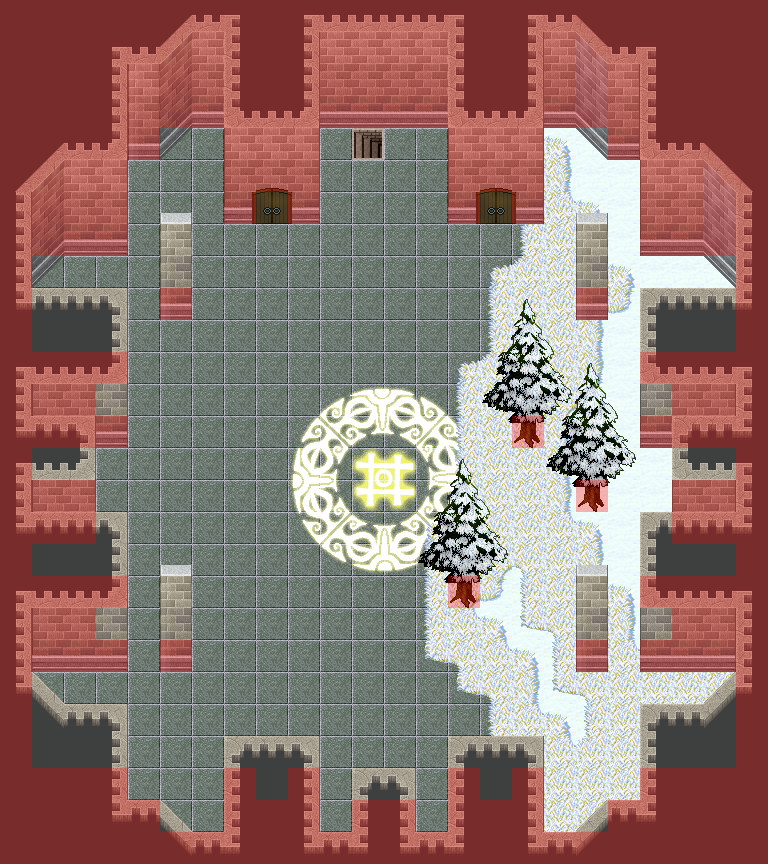

A level layout from a 2D game, rendered from its tile map. Below: a short description, then the map file with tile-grid data replaced by summaries:
An orthogonal 24x27 tile map with 32x32 px tiles, 7 tile layers (0_floor, 1_terrain, 2_object, 3_roof, ...), 1 hidden layer not drawn, 11 tilesets.

<map version="1.2" tiledversion="1.2.0" orientation="orthogonal" renderorder="right-down" width="24" height="27" tilewidth="32" tileheight="32" infinite="0" nextlayerid="41" nextobjectid="1">
 <tileset firstgid="1" name="kafelki_blyszczace" tilewidth="32" tileheight="32" tilecount="36" columns="6">
  <image source="../../tileset/pol/domki/podloga/kafelki_blyszczace.png" width="192" height="192" />
 </tileset>
 <tileset firstgid="37" name="kafelek" tilewidth="32" tileheight="32" tilecount="1" columns="1">
  <image source="../../tileset/pol/domki/podloga/kafelek.png" width="32" height="32" />
 </tileset>
 <tileset firstgid="38" name="stairs" tilewidth="32" tileheight="32" tilecount="12" columns="2">
  <image source="../../tileset/building/stairs/stairs.png" width="64" height="192" />
 </tileset>
 <tileset firstgid="50" name="kosciol_sciany" tilewidth="32" tileheight="32" tilecount="30" columns="5">
  <image source="../../tileset/pol/domki/kosciol_sciany.png" width="160" height="192" />
 </tileset>
 <tileset firstgid="80" name="kosciol_nawy" tilewidth="32" tileheight="32" tilecount="14" columns="2">
  <image source="../../tileset/pol/domki/kosciol_nawy.png" width="64" height="224" />
 </tileset>
 <tileset firstgid="94" name="collision" tilewidth="32" tileheight="32" tilecount="1" columns="1">
  <image source="../../tileset/logic/collision.png" width="32" height="32" />
 </tileset>
 <tileset firstgid="95" name="protection" tilewidth="32" tileheight="32" tilecount="2" columns="2">
  <image source="../../tileset/logic/protection.png" width="64" height="32" />
 </tileset>
 <tileset firstgid="97" name="wooden_doors" tilewidth="32" tileheight="32" tilecount="28" columns="7">
  <image source="../../tileset/building/door/wooden_doors.png" width="224" height="128" />
 </tileset>
 <tileset firstgid="125" name="snieg" tilewidth="32" tileheight="32" tilecount="36" columns="6">
  <image source="../../tileset/pol/podloze/snow_ground.png" width="192" height="192" />
 </tileset>
 <tileset firstgid="161" name="snow_grass" tilewidth="32" tileheight="32" tilecount="15" columns="3">
  <image source="../../tileset/pol/podloze/snow_grass.png" width="96" height="160" />
 </tileset>
 <tileset firstgid="176" name="snow_tree_swierk" tilewidth="32" tileheight="32" tilecount="15" columns="3">
  <image source="../../tileset/pol/natura/drzewa/snow_tree_swierk.png" width="96" height="160" />
 </tileset>
 <layer id="33" name="0_floor" width="24" height="27">
  <data>[648 cells, 535 non-empty, 44 distinct tile ids]</data>
 </layer>
 <layer id="34" name="1_terrain" width="24" height="27">
  <data>[648 cells, 307 non-empty, 46 distinct tile ids]</data>
 </layer>
 <layer id="35" name="2_object" width="24" height="27">
  <data>[648 cells, 21 non-empty, 8 distinct tile ids]</data>
 </layer>
 <layer id="36" name="3_roof" width="24" height="27">
  <data>[648 cells, 107 non-empty, 28 distinct tile ids]</data>
 </layer>
 <layer id="37" name="4_roof_add" width="24" height="27">
  <data>[648 cells, 1 non-empty, 1 distinct tile ids]</data>
 </layer>
 <layer id="38" name="objects" width="24" height="27">
  <data>[648 cells, 0 non-empty, 0 distinct tile ids]</data>
 </layer>
 <layer id="39" name="collision" width="24" height="27" opacity="0.3">
  <data>[648 cells, 279 non-empty, 1 distinct tile ids]</data>
 </layer>
 <layer id="40" name="protection" width="24" height="27" visible="0" opacity="0.2">
  <data>[648 cells, 648 non-empty, 1 distinct tile ids]</data>
 </layer>
</map>
